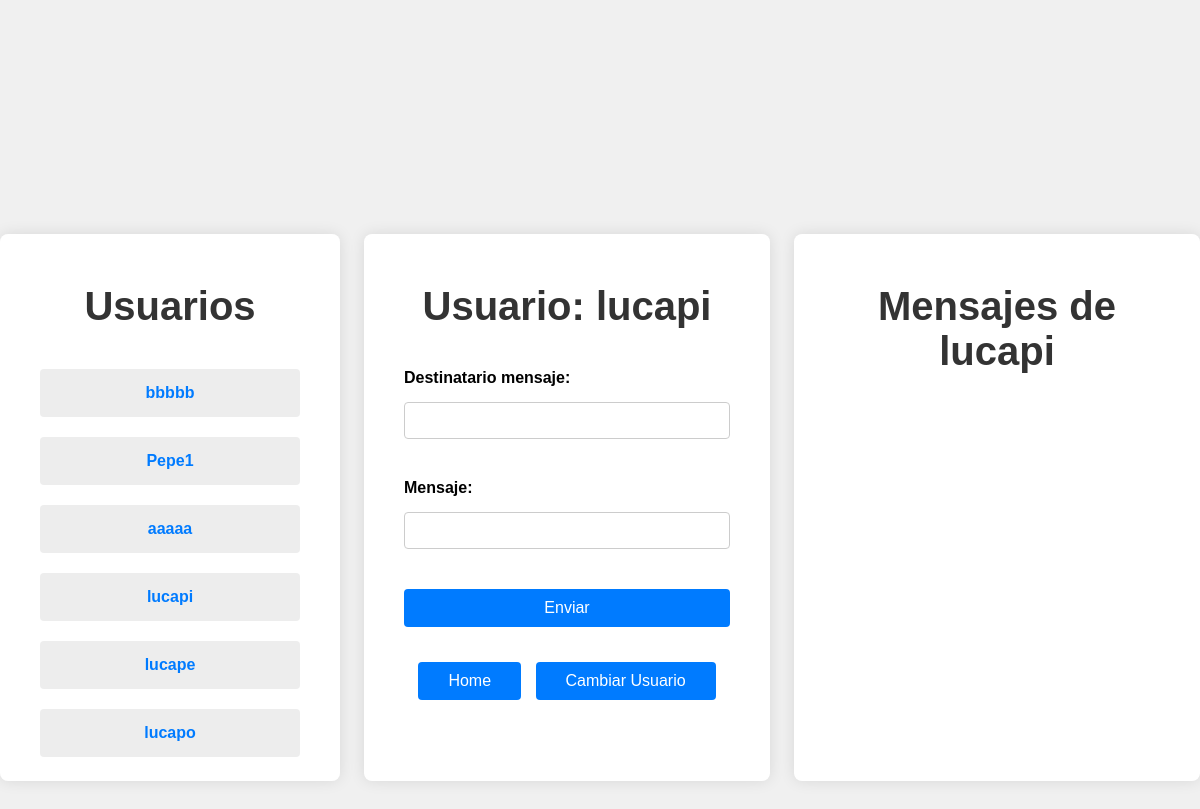
The page /chat?user=24 (signed in) on the database its author committed.
### tables this page shows
CREATE TABLE users(
    id INTEGER PRIMARY KEY AUTOINCREMENT,
    username string UNIQUE, 
    pwd string NOT NULL,
    salt string NOT NULL,
    rol string NOT NULL,
    correo string NOT NULL,
    public_ip string NULL);

### app.py (the view, shortened to what this page needs)
@app.route('/chat', methods=['GET', 'POST'])
def chat():
    if 'user_id' not in session:
        return redirect(url_for('login'))
    messages = None
    users = get_users()
    selected_user = request.args.get('user')
    if selected_user:
        messages = messages_descifrados(selected_user, session['user_id'])
    return render_template('chat.html', messages= messages, users = users, username=get_name_by_id(session['user_id'])["username"])

### app_mensajesdesencriptados.py (called while the page is built, shortened)
def get_chat(sender, recipient):
    conn = sql.connect('cripto.sqlite')
    conn.row_factory = sql.Row
    cursor = conn.cursor()
    cursor.execute("""SELECT id, clave, nonce FROM chats WHERE (user1_id = ? AND user2_id = ?) OR (user2_id = ? AND user1_id
            =?)""", (sender, recipient, sender, recipient))
    return cursor.fetchone()

def get_messages(sender, recipient):
    chat = get_chat(sender, recipient)
    if chat is None:
        return "Empty"
    conn = sql.connect('cripto.sqlite')
    conn.row_factory = sql.Row
    cursor = conn.cursor()
    cursor.execute("""SELECT message, nonce, sender_id FROM messages WHERE chat_id = ?""", (chat["id"],))
    rows = cursor.fetchall()
    message_dict = [dict(row) for row in rows]
    return message_dict

def messages_descifrados(sender, recipient):
    message_dict = get_messages(sender, recipient)
    if message_dict == "Empty":
        return message_dict
    return message_dict

### db_functions/user_functions.py (called while the page is built)
def get_name_by_id(user_id):
    conn = sql.connect('cripto.sqlite')
    conn.row_factory = sql.Row
    cursor = conn.cursor()
    cursor.execute('SELECT username FROM users WHERE id = ?', (user_id,))
    return cursor.fetchone()

def get_users():
    conn = sql.connect('cripto.sqlite')
    conn.row_factory = sql.Row
    cursor = conn.cursor()
    cursor.execute("""SELECT * FROM users""")
    return cursor.fetchall()

### templates/chat.html (shortened to what this page needs)
<!DOCTYPE html>
<html lang="es">
<head>
    <link rel="stylesheet" href="{{ url_for('static', filename='style/chatc.css') }}">
</head>
<body>
    <div class="usuarios">
        <h2>Usuarios</h2>
        <ul class="numerousuarios">
            {% for usr in users %}
            {% if usr["rol"] == "Usuario" %}
            <li>
                <a href="/chat?user={{ usr["id"] }}" style="text-decoration: none;">
                    <strong class= "a">{{usr["username"]}}</strong>
                </a>
            </li>
            {% endif %}
            {% endfor %}
        </ul>
    </div>
    <div class="container">
        <h2>Usuario: {{username}}</h2>
        <form method="post">
            <div class="form-group">
                <label for="recipient">Destinatario mensaje:</label>
                <input type="text" id="recipient" name="recipient" required>
            </div>
            <div class="form-group">
                <label for="message">Mensaje:</label>
                <input type="text" id="message" name="message" required>
            </div>
            <button type="submit">Enviar</button>
        </form>
        <div class="links">
            <a href="/home" class="botonesheader">Home</a>
            <a href="/login" class="botonesheader">Cambiar Usuario</a>
        </div>
    </div>
    <div class="container">
        <h2>Mensajes de {{username}}</h2>
    </div>
</body>
</html>

### static/style/chatc.css (style rules this page uses)
body { font-family: Arial, sans-serif; background-color: #f0f0f0; margin: 0; padding: 0; display: flex; justify-content: center; align-items: center; height: 100vh; }
.usuarios { background-color: #fff; padding: 20px; border-radius: 8px; box-shadow: 0 0 15px rgba(0, 0, 0, 0.1); width: 100%; max-width: 300px; text-align: center; height: 50vh; overflow: auto; }
.numerousuarios { list-style-type: none; padding: 0; }
.numerousuarios li { text-align: center; font-size: 1rem; background-color: #ededed; margin: 20px; padding: 15px 20px; border-radius: 4px; }
.container { background-color: #fff; padding: 20px 40px; border-radius: 8px; box-shadow: 0 0 15px rgba(0, 0, 0, 0.1); width: 100%; max-width: 600px; height: 50vh; overflow: auto; text-align: center; }
h2 { font-size: 2.5rem; color: #333; margin-bottom: 40px; }
.form-group { margin-bottom: 30px; text-align: left; }
label { display: block; margin-bottom: 15px; font-weight: bold; }
input[type="text"] { width: 100%; padding: 10px; margin-bottom: 10px; border: 1px solid #ccc; border-radius: 4px; box-sizing: border-box; }
button { width: 100%; padding: 10px; background-color: #007BFF; color: white; border: none; border-radius: 4px; cursor: pointer; font-size: 16px; }
h2 { color: #333; margin-top: 30px; }
.a { color: #007BFF; }
.links { margin-top: 30px; }
a.botonesheader { display: inline-block; margin: 5px; padding: 10px 30px; background-color: #007BFF; color: white; text-decoration: none; border-radius: 4px; }

### rows shown on the page
users: username "bbbbb"
users: username "Pepe1"
users: username "aaaaa"
users: username "lucapi"
users: username "lucape"
users: username "lucapo"
